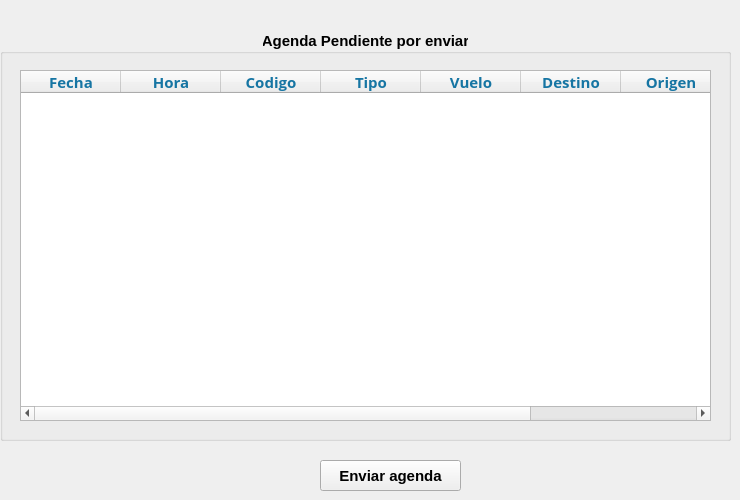
     <widget class="QWidget" name="pg_agendaPendiente">
      <widget class="QGroupBox" name="groupBox_13">
       <property name="geometry">
        <rect>
         <x>0</x>
         <y>30</y>
         <width>731</width>
         <height>411</height>
        </rect>
       </property>
       <property name="font">
        <font>
         <family>Nirmala UI</family>
         <pointsize>11</pointsize>
         <weight>75</weight>
         <bold>true</bold>
        </font>
       </property>
       <property name="title">
        <string>Agenda Pendiente por enviar</string>
       </property>
       <property name="alignment">
        <set>Qt::AlignCenter</set>
       </property>
       <widget class="QTableWidget" name="tb_vistaAerolinea_3">
        <property name="geometry">
         <rect>
          <x>20</x>
          <y>40</y>
          <width>691</width>
          <height>351</height>
         </rect>
        </property>
        <property name="font">
         <font>
          <family>Open Sans</family>
          <weight>1</weight>
          <italic>false</italic>
          <bold>false</bold>
         </font>
        </property>
        <property name="styleSheet">
         <string notr="true">color : rgb(0,0,0);
font: 9 pt &quot;Open Sans&quot;</string>
        </property>
        <column>
         <property name="text">
          <string>Fecha</string>
         </property>
         <property name="font">
          <font>
           <family>Nirmala UI</family>
           <pointsize>11</pointsize>
           <weight>75</weight>
           <bold>true</bold>
          </font>
         </property>
         <property name="foreground">
          <brush brushstyle="SolidPattern">
           <color alpha="255">
            <red>22</red>
            <green>117</green>
            <blue>163</blue>
           </color>
          </brush>
         </property>
        </column>
        <column>
         <property name="text">
          <string>Hora</string>
         </property>
         <property name="font">
          <font>
           <family>Nirmala UI</family>
           <pointsize>11</pointsize>
           <weight>75</weight>
           <bold>true</bold>
          </font>
         </property>
         <property name="foreground">
          <brush brushstyle="SolidPattern">
           <color alpha="255">
            <red>22</red>
            <green>117</green>
            <blue>163</blue>
           </color>
          </brush>
         </property>
        </column>
        <column>
         <property name="text">
          <string>Codigo</string>
         </property>
         <property name="font">
          <font>
           <family>Nirmala UI</family>
           <pointsize>11</pointsize>
           <weight>75</weight>
           <bold>true</bold>
          </font>
         </property>
         <property name="foreground">
          <brush brushstyle="SolidPattern">
           <color alpha="255">
            <red>22</red>
            <green>117</green>
            <blue>163</blue>
           </color>
          </brush>
         </property>
        </column>
        <column>
         <property name="text">
          <string>Tipo</string>
         </property>
         <property name="font">
          <font>
           <family>Nirmala UI</family>
           <pointsize>11</pointsize>
           <weight>75</weight>
           <bold>true</bold>
          </font>
         </property>
         <property name="foreground">
          <brush brushstyle="SolidPattern">
           <color alpha="255">
            <red>22</red>
            <green>117</green>
            <blue>163</blue>
           </color>
          </brush>
         </property>
        </column>
        <column>
         <property name="text">
          <string>Vuelo</string>
         </property>
         <property name="font">
          <font>
           <family>Nirmala UI</family>
           <pointsize>11</pointsize>
           <weight>75</weight>
           <bold>true</bold>
          </font>
         </property>
         <property name="foreground">
          <brush brushstyle="SolidPattern">
           <color alpha="255">
            <red>22</red>
            <green>117</green>
            <blue>163</blue>
           </color>
          </brush>
         </property>
        </column>
        <column>
         <property name="text">
          <string>Destino</string>
         </property>
         <property name="font">
          <font>
           <family>Nirmala UI</family>
           <pointsize>11</pointsize>
           <weight>75</weight>
           <bold>true</bold>
          </font>
         </property>
         <property name="foreground">
          <brush brushstyle="SolidPattern">
           <color alpha="255">
            <red>22</red>
            <green>117</green>
            <blue>163</blue>
           </color>
          </brush>
         </property>
        </column>
        <column>
         <property name="text">
          <string>Origen</string>
         </property>
         <property name="font">
          <font>
           <family>Nirmala UI</family>
           <pointsize>11</pointsize>
           <weight>75</weight>
           <bold>true</bold>
          </font>
         </property>
         <property name="foreground">
          <brush brushstyle="SolidPattern">
           <color alpha="255">
            <red>22</red>
            <green>117</green>
            <blue>163</blue>
           </color>
          </brush>
         </property>
        </column>
        <column>
         <property name="text">
          <string>Estado</string>
         </property>
         <property name="font">
          <font>
           <family>Nirmala UI</family>
           <pointsize>11</pointsize>
           <weight>75</weight>
           <bold>true</bold>
          </font>
         </property>
         <property name="foreground">
          <brush brushstyle="SolidPattern">
           <color alpha="255">
            <red>22</red>
            <green>117</green>
            <blue>163</blue>
           </color>
          </brush>
         </property>
        </column>
       </widget>
      </widget>
      <widget class="QPushButton" name="bt_agregar_avion_2">
       <property name="geometry">
        <rect>
         <x>320</x>
         <y>460</y>
         <width>141</width>
         <height>31</height>
        </rect>
       </property>
       <property name="font">
        <font>
         <family>Nirmala UI</family>
         <pointsize>11</pointsize>
         <weight>75</weight>
         <bold>true</bold>
        </font>
       </property>
       <property name="cursor">
        <cursorShape>PointingHandCursor</cursorShape>
       </property>
       <property name="styleSheet">
        <string notr="true">QPushButton:hover
{
	border-style: solid;
   	background-color:#bbdefb;

}

QPushButton:pressed
{
	background-color:#0069c0;
}</string>
       </property>
       <property name="text">
        <string>Enviar agenda</string>
       </property>
       <property name="iconSize">
        <size>
         <width>40</width>
         <height>50</height>
        </size>
       </property>
       <property name="flat">
        <bool>false</bool>
       </property>
      </widget>
     </widget>
